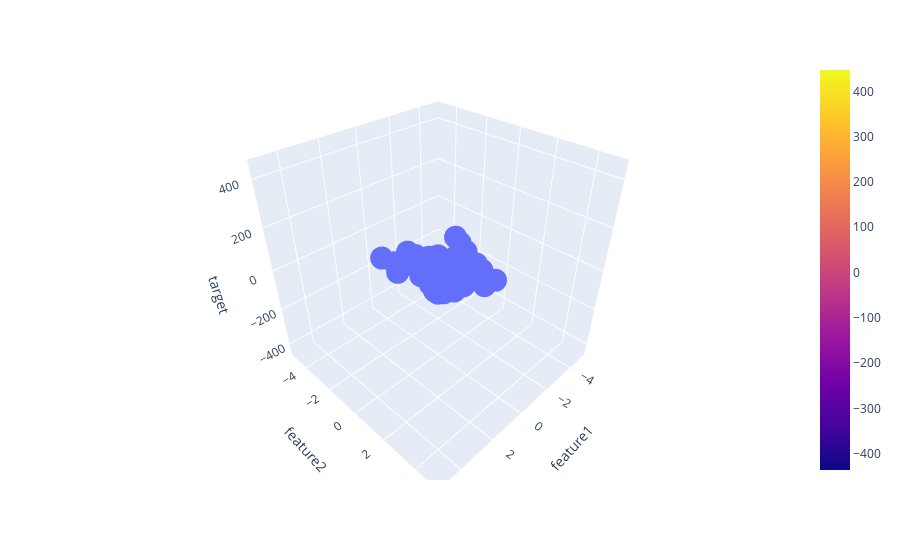

The cell this chart's notebook holds for it:
### Code cell
fig = px.scatter_3d(df , x = 'feature1', y = 'feature2' , z = 'target')
fig.add_trace(go.Surface(x = x , y = y , z = z))
fig.show()
